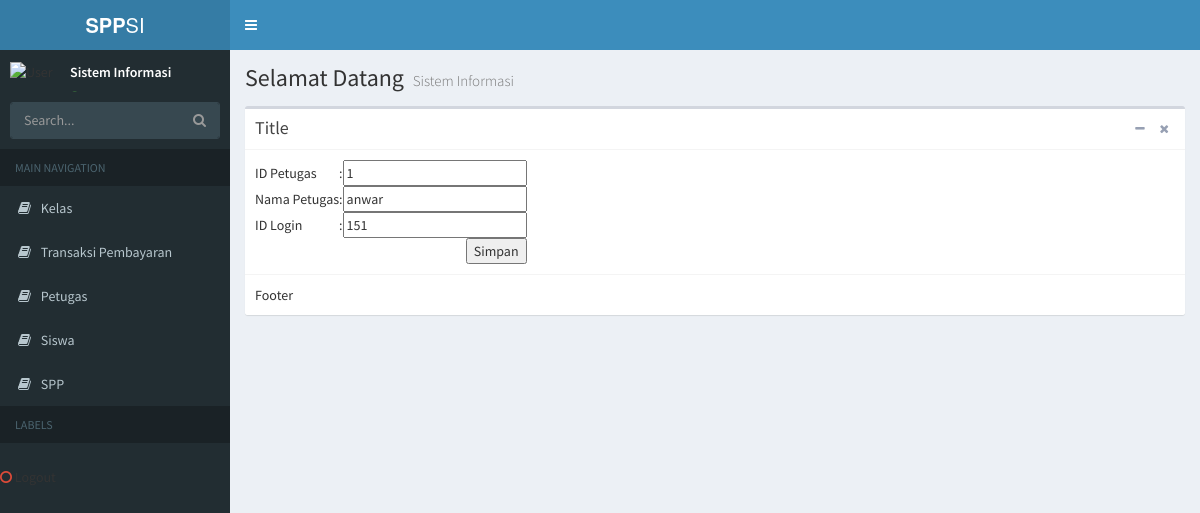
The page /index.php/Welcome/DataPt/1/view on the database its author committed.
### tables this page shows
CREATE TABLE `petugas` (
  `id_petugas` int(11) NOT NULL,
  `nama_petugas` varchar(35) NOT NULL,
  `id_login` int(11) NOT NULL,
  `image` varchar(255) NOT NULL DEFAULT 'default.jpg'
);

### application/controllers/Welcome.php (called while the page is built, shortened)
<?php
class Welcome extends CI_Controller {
	function __construct(){
	$this->load->model('MSudi');
	}
public function DataPt()
	{
		if($this->uri->segment(4)=='view')
		{
			$id_petugas=$this->uri->segment(3);
			$tampil=$this->MSudi->GetDataWhere('petugas','id_petugas',$id_petugas)->row();
			$data['detail']['id_petugas']= $tampil->id_petugas;
            		$data['detail']['nama_petugas']= $tampil->nama_petugas;
            		$data['detail']['id_login']= $tampil->id_login;
			$data['content']='VFormUpdatePt';
		}
		else
		{
			$data['DataPt']=$this->MSudi->GetData('petugas');
			$data['content']='VPt';
		}
		$this->load->view('VBackend',$data);
	}
}

### index.php (called while the page is built, shortened)
<?php
require_once BASEPATH.'core/CodeIgniter.php';

### application/models/MSudi.php (called while the page is built, shortened)
<?php
class MSudi extends CI_Model
{
    function GetDataWhere($tabel,$id,$nilai)
    {
        $this->db->where($id,$nilai);
        $query= $this->db->get($tabel);
        return $query;
    }
}

### application/views/VFormUpdatePt.php (the view)
<form action="<?php echo site_url('Welcome/UpdateDataPt'); ?>" method="post">
<table>
	<tr>
		<td>ID Petugas</td>
		<td>:</td>
		<td><input type="hidden" name="id_petugas" value="<?php echo $detail['id_petugas']; ?>">
			<input type="text" name="id_petugas" value="<?php echo $detail['id_petugas']; ?>">
		</td>
	</tr>
	<tr>
		<td>Nama Petugas</td>
		<td>:</td>
		<td>
			<input type="text" name="nama_petugas" value="<?php echo $detail['nama_petugas']; ?>">
		</td>
	</tr>
	<tr>
		<td>ID Login</td>
		<td>:</td>
		<td>
			<input type="text" name="id_login" value="<?php echo $detail['id_login']; ?>">
		</td>
	</tr>
	<tr>
		<td colspan="3" align="right">
			<input type="submit" name="btn_simpan" value="Simpan">
		</td>
	</tr>
</table>
</form>

### rows shown on the page
petugas: id_petugas "1", nama_petugas "anwar", id_login "151"
